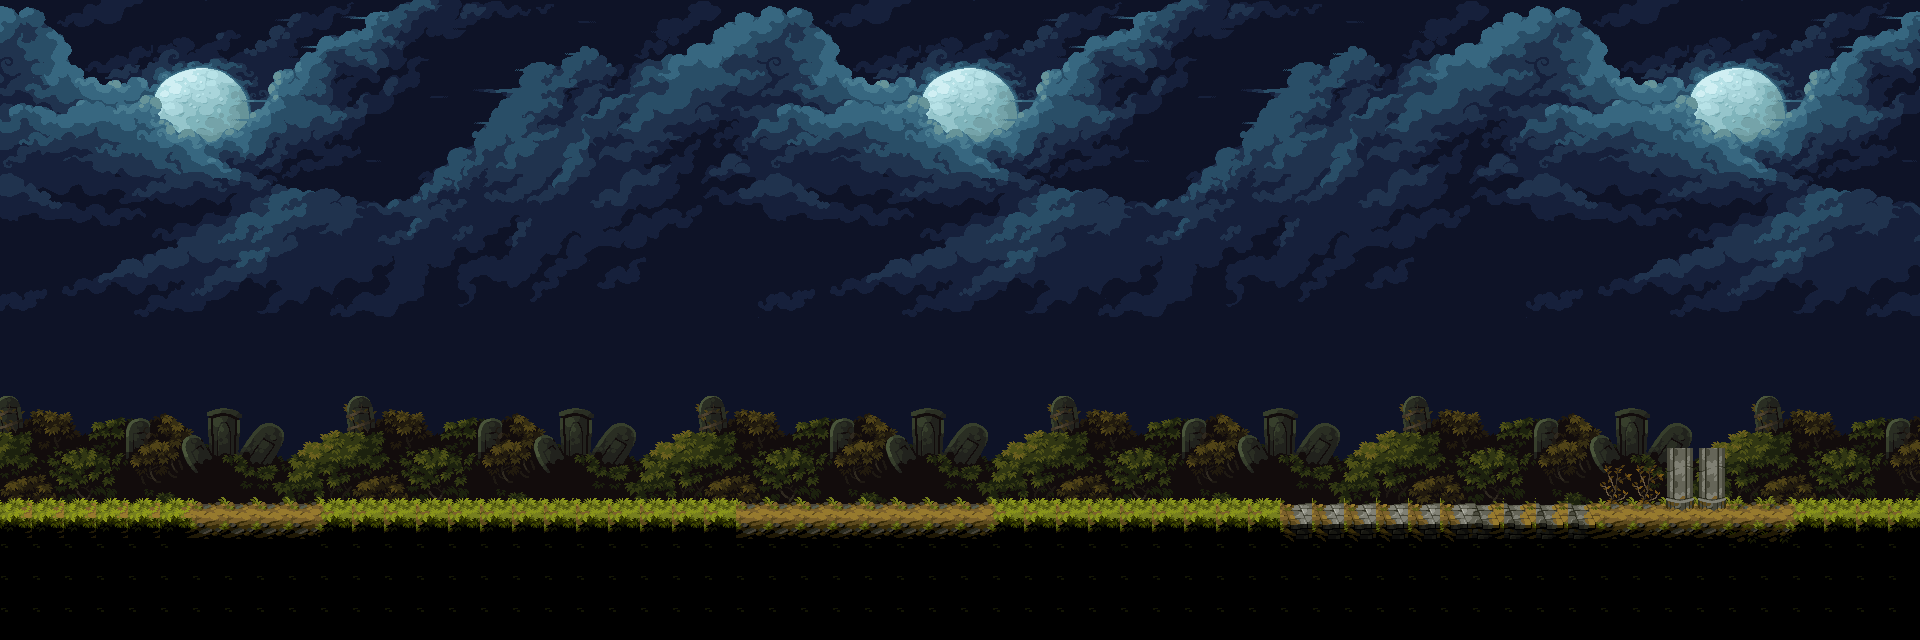

A level layout from a 2D game, rendered from its tile map. Below: a short description, then the map file with tile-grid data replaced by summaries:
An orthogonal 60x20 tile map with 32x32 px tiles, 3 tile layers (B1, B2, T1), 3 tilesets.

<map version="1.9" tiledversion="1.9.2" orientation="orthogonal" renderorder="right-down" width="60" height="20" tilewidth="32" tileheight="32" infinite="0" nextlayerid="4" nextobjectid="1">
 <tileset firstgid="1" name="Tiles" tilewidth="32" tileheight="32" tilecount="132" columns="11">
  <image source="Tiles.png" width="352" height="384" />
 </tileset>
 <tileset firstgid="133" name="Grass_background_1" tilewidth="32" tileheight="32" tilecount="143" columns="11">
  <image source="Grass_background_1.png" width="352" height="416" />
 </tileset>
 <tileset firstgid="276" name="Background_0" tilewidth="32" tileheight="32" tilecount="312" columns="24">
  <image source="Background_0.png" width="768" height="416" />
 </tileset>
 <layer id="3" name="B1" width="60" height="20">
  <data>[1200 cells, 960 non-empty, 312 distinct tile ids]</data>
 </layer>
 <layer id="2" name="B2" width="60" height="20">
  <data>[1200 cells, 422 non-empty, 78 distinct tile ids]</data>
 </layer>
 <layer id="1" name="T1" width="60" height="20">
  <data>[1200 cells, 304 non-empty, 20 distinct tile ids]</data>
 </layer>
</map>
